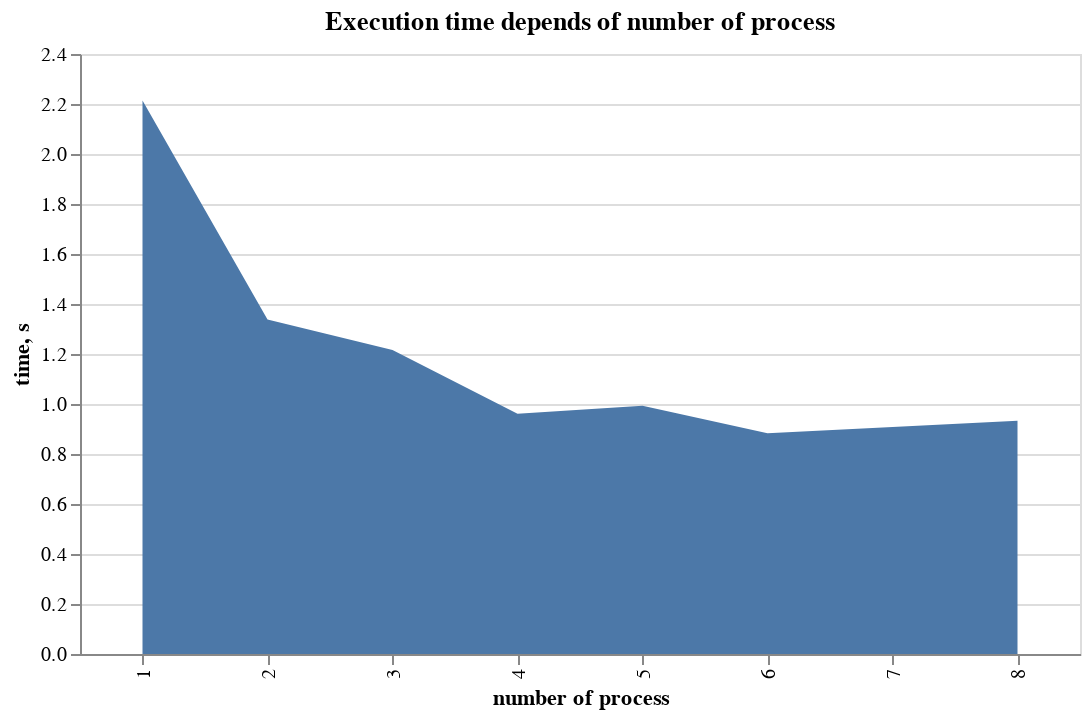

Here is the notebook cell this chart was saved with:
### Code cell
import altair as alt

alt.Chart(df).mark_area().encode(
    x='number of process',
    y='time, s'
).properties(
    title='Execution time depends of number of process',
    width=500,
    height=300
)

### Figure 1 — Vega-Lite specification as saved in the notebook (floating-point values rounded to 4 significant figures)
{"$schema": "https://vega.github.io/schema/vega-lite/v3.4.0.json", "config": {"mark": {"tooltip": null}, "view": {"height": 300, "width": 400}}, "data": {"name": "data-03d8035fadfff77af25752ff41ae0194"}, "datasets": {"data-03d8035fadfff77af25752ff41ae0194": [{"number of process": "1", "parallel loss": 0, "time, s": 2.214, "versus one": 1}, {"number of process": "2", "parallel loss": 0.1728, "time, s": 1.338, "versus one": 1.654}, {"number of process": "3", "parallel loss": 0.393, "time, s": 1.216, "versus one": 1.821}, {"number of process": "4", "parallel loss": 0.4238, "time, s": 0.9608, "versus one": 2.305}, {"number of process": "5", "parallel loss": 0.5542, "time, s": 0.9934, "versus one": 2.229}, {"number of process": "6", "parallel loss": 0.5819, "time, s": 0.8826, "versus one": 2.509}, {"number of process": "7", "parallel loss": 0.6518, "time, s": 0.9084, "versus one": 2.438}, {"number of process": "8", "parallel loss": 0.7033, "time, s": 0.933, "versus one": 2.373}]}, "encoding": {"x": {"field": "number of process", "type": "nominal"}, "y": {"field": "time, s", "type": "quantitative"}}, "height": 300, "mark": "area", "title": "Execution time depends of number of process", "width": 500}
